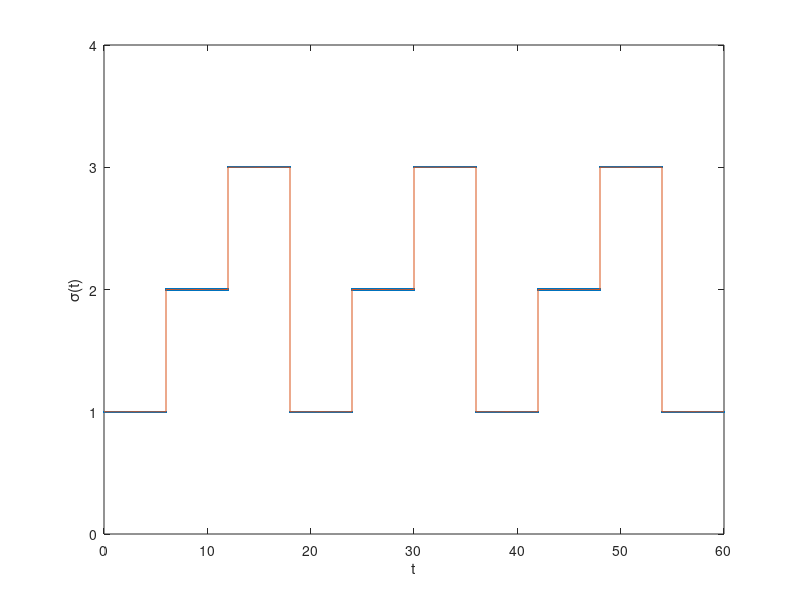
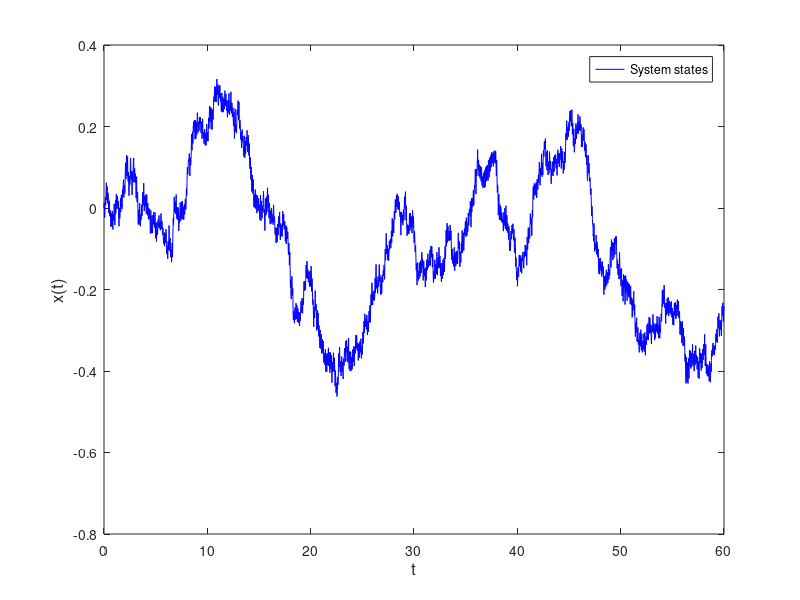
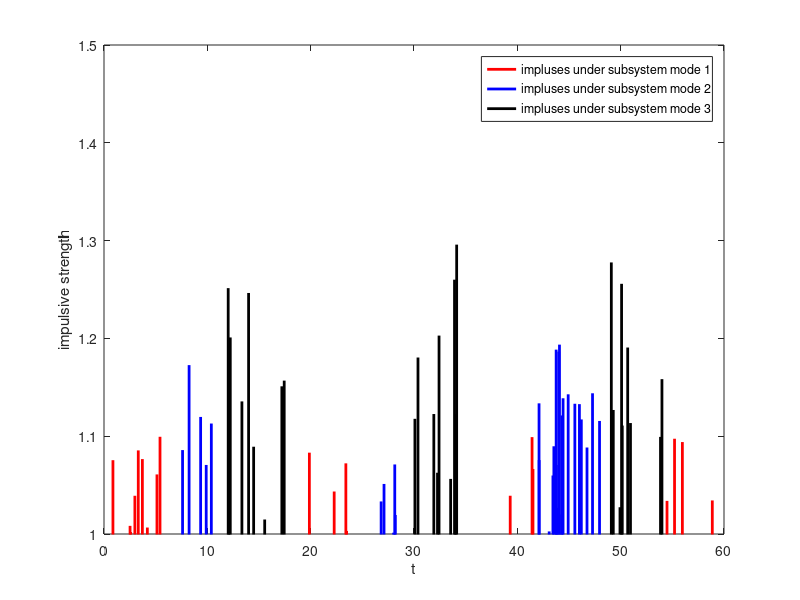
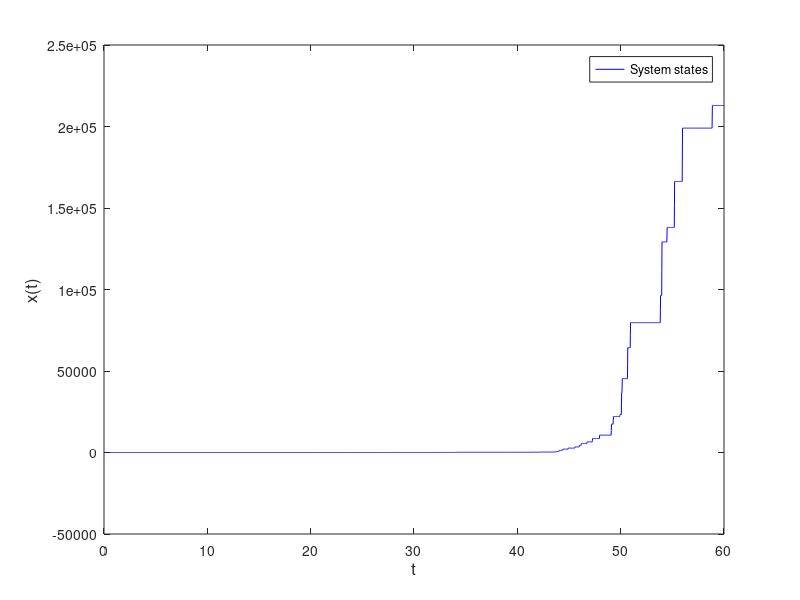

The MATLAB script that drew these images, in order:
clear clc
% Part 1:subsystem sequence
% This part is to generate the subsystem switching sequence
deta_t = 6; %the length of each interval 
L = 10;   % the total number of continuous intervals 
sys_mode = []; 
t = [];
mode_index = []; %subsystem index for each time
for i = 1:L
     t0 = (i-1)*deta_t:0.1:i*deta_t; 
     L0 = length(t0);
     sys_mode(i) = mod(i-1,3)+1;
     mode_0 = sys_mode(i)*ones(1,L0);
     t = [t t0];
     mode_index = [mode_index mode_0];
end

figure(1)
plot(t,mode_index,'.',t,mode_index)
axis([0 deta_t*L,0,4])
xlabel('t')
ylabel('\sigma(t)')


% part2: system evolution without impulses
% This part is to show the dynamical evolution of the considered stochastic
% system without considering any impulse effect
x_0 = 0.0; % initial condition
t = 0;
X_temp_input = x_0;
X_sys_input = x_0; % system states 

N = 1;
randn('state',100)
T = deta_t; N_t = deta_t*2^8; dt = T/N_t;
R = 4; Dt = R*dt; L_t = N_t/R; %  EM steps of size Dt = R*dt
for i = 1:L
    dW = sqrt(dt)*randn(N,N_t); % Brownian increments
    for j = 1:L_t
        t = t+Dt;
        Winc = sum((dW(:,R*(j-1)+1:R*j))');    
          
        f_fun = [];   
        g_fun = [];
        k = L_t*(i-1)+j;  
        f_1 =2*cos(k)-2;  %subsystem activation function 
        f_2 =2*sin(k)+1;   %subsystem activation function 
        f_3 =2*cos(k)-1;   %subsystem activation function 
        g = 0.1*sin(k);    % noise strengthen function  

        u_c = cos(k);   % input function 
        
        if sys_mode(i) == 1
            X_temp_input = X_temp_input + Dt*(f_1*X_sys_input(:,j)+u_c)+g*Winc(1:N)';
        elseif sys_mode(i) == 2
            X_temp_input = X_temp_input + Dt*(f_2*X_sys_input(:,j)+u_c)+g*Winc(1:N)';
        else
            X_temp_input = X_temp_input + Dt*(f_3*X_sys_input(:,j)+u_c)+g*Winc(1:N)';
        end
        
        X_sys_input = [X_sys_input X_temp_input]; 
    end
end

figure(2)
t_plot = [0:Dt:L*T];
plot(t_plot,X_sys_input(1,:),'b');
legend('System states')
xlabel('t','FontSize',12)
ylabel('x(t)','FontSize',12)



%Part 3: frequent impulsive sequence
lamda = [1.2 1.4 1.6];  % parameters for Possion renewal process
lamda = 1./lamda;
uniform_end = [1.1 1.2 1.3]; % the endpoints for uniform distribution  
Tmax = deta_t;
impulive_t = [];
impulsive_str = [];

for i = 1:L
    j = 1;
    T = [];
    S = [];
    T(1) = Tmax*(i-1)+exprnd(lamda(sys_mode(i))); %random densities
    S(1)= unifrnd(1,uniform_end(sys_mode(i))); % random intensities 

    while(T(j)<Tmax*i)
        T(j+1) = T(j)+exprnd(lamda(sys_mode(i)));
        S(j+1) = unifrnd(1,uniform_end(sys_mode(i)));
        j=j+1;
    end     
    T_length = length(T);
    if T(T_length) > Tmax*i
        impulive_t = [impulive_t T(1:T_length-1)];
        impulsive_str = [impulsive_str S(1:T_length-1)];
    else
        impulive_t = [impulive_t T];
        impulsive_str = [impulsive_str S];
    end       
    
end

num_impulsive = length(impulive_t);

figure(3)
% show the random-produced mode-dependent impulse effects 
p1 = [];
p2 = [];
p3 = [];
for i = 1:num_impulsive
    if sys_mode(floor(impulive_t(i)/Tmax)+1)==1
        p = plot([impulive_t(i),impulive_t(i)],[0,impulsive_str(i)],'linestyle','-', 'Color','r', 'LineWidth', 2);
        if isempty(p1)
            p1 = p;
        end
        hold on
    elseif sys_mode(floor(impulive_t(i)/Tmax)+1)==2
        p = plot([impulive_t(i),impulive_t(i)],[0,impulsive_str(i)],'linestyle','-', 'Color','b', 'LineWidth', 2);
        if isempty(p2)
            p2 = p;
        end
        hold on
    else 
        p = plot([impulive_t(i),impulive_t(i)],[0,impulsive_str(i)],'linestyle','-', 'Color','k', 'LineWidth', 2);
        if isempty(p3)
            p3 = p;
        end
        hold on
    end
end

axis([0 deta_t*L,1,1.5])
legend([p1,p2,p3],'impluses under subsystem mode 1','impluses under subsystem mode 2','impluses under subsystem mode 3')
xlabel('t')
ylabel('impulsive strength')


% Part4: system evolution with frequent impulsive sequence
% This part is similar to part 2, but impulse effects are taken into
% account
t = 0;
X_temp_input = x_0;
X_sys_input = x_0;

N = 1;
randn('state',100)
T = deta_t; N_t = deta_t*2^8; dt = T/N_t;
R = 4; Dt = R*dt; L_t = N_t/R; % L EM steps of size Dt = R*dt
for i = 1:L
    dW = sqrt(dt)*randn(N,N_t); % Brownian increments
    for j = 1:L_t
        t = t+Dt;
        Winc = sum((dW(:,R*(j-1)+1:R*j))');    
          
        f_fun = [];   
        g_fun = [];
        k = L_t*(i-1)+j;
        f_1 =2*cos(k)-2;
        f_2 =2*sin(k)+1;
        f_3 =2*cos(k)-1;
        g = 0.1*sin(k);

        u_c = cos(k);
        
        if sys_mode(i) == 1
            X_temp_input = X_temp_input + Dt*(f_1*X_sys_input(:,j)+u_c)+g*Winc(1:N)';
        elseif sys_mode(i) == 2
            X_temp_input = X_temp_input + Dt*(f_2*X_sys_input(:,j)+u_c)+g*Winc(1:N)';
        else
            X_temp_input = X_temp_input + Dt*(f_3*X_sys_input(:,j)+u_c)+g*Winc(1:N)';
        end
        
        index = find(abs((i-1)*T+Dt*j - impulive_t) <= Dt);
        if isempty(index) == 0 
            X_temp_input = prod(impulsive_str(index))*X_temp_input;
        end 
                  
        X_sys_input = [X_sys_input X_temp_input]; 
    end
end


figure(4)
t_plot = [0:Dt:L*T];
ISS_bound = [];
ISS_0 = [];
gamma = 0.16;
d_0 = 12;

plot(t_plot,X_sys_input(1,:),'b');
legend('System states')
xlabel('t','FontSize',12)
ylabel('x(t)','FontSize',12)

%Part 5: infrequent impulsive sequence
lamda = [0.20 0.25 0.30];
lamda = 1./lamda;
uniform_end = [1.02 1.04 1.06];
Tmax = deta_t;
impulive_t = [];
impulsive_str = [];

for i = 1:L
    j = 1;
    T = [];
    S = [];
    T(1) = Tmax*(i-1)+exprnd(lamda(sys_mode(i)));
    S(1)= unifrnd(1,uniform_end(sys_mode(i)));

    while(T(j)<Tmax*i)
        T(j+1) = T(j)+exprnd(lamda(sys_mode(i)));
        S(j+1) = unifrnd(1,uniform_end(sys_mode(i)));
        j=j+1;
    end     
    T_length = length(T);
    if T(T_length) > Tmax*i
        impulive_t = [impulive_t T(1:T_length-1)];
        impulsive_str = [impulsive_str S(1:T_length-1)];
    else
        impulive_t = [impulive_t T];
        impulsive_str = [impulsive_str S];
    end       
    
end

num_impulsive = length(impulive_t);
figure(5)
p1 = [];
p2 = [];
p3 = [];

for i = 1:num_impulsive
    if sys_mode(floor(impulive_t(i)/Tmax)+1)==1
        p = plot([impulive_t(i),impulive_t(i)],[0,impulsive_str(i)],'linestyle','-', 'Color','r', 'LineWidth', 2);
        if isempty(p1)
            p1 = p;
        end
        hold on
    elseif sys_mode(floor(impulive_t(i)/Tmax)+1)==2
        p = plot([impulive_t(i),impulive_t(i)],[0,impulsive_str(i)],'linestyle','-', 'Color','b', 'LineWidth', 2);
        if isempty(p2)
            p2 = p;
        end
        hold on
    else 
        p = plot([impulive_t(i),impulive_t(i)],[0,impulsive_str(i)],'linestyle','-', 'Color','k', 'LineWidth', 2);
        if isempty(p3)
            p3 = p;
        end
        hold on
    end
end
axis([0 deta_t*L,1,1.07])
legend([p1,p2,p3],'impluses under subsystem mode 1','impluses under subsystem mode 2','impluses under subsystem mode 3')
xlabel('t')
ylabel('impulsive strength')


% Part6: system evolution with infrequent impulsive sequence
%This part is similar to part 4
t = 0;
X_temp_input = x_0;
X_sys_input = x_0;

N = 1;
T = deta_t; N_t = deta_t*2^8; dt = T/N_t;
R = 4; Dt = R*dt; L_t = N_t/R; % L EM steps of size Dt = R*dt
for i = 1:L
    dW = sqrt(dt)*randn(N,N_t); % Brownian increments
    for j = 1:L_t
        t = t+Dt;
        Winc = sum((dW(:,R*(j-1)+1:R*j))');    
          
        f_fun = [];   
        g_fun = [];
        k = L_t*(i-1)+j;
        f_1 =2*cos(k)-2;
        f_2 =2*sin(k)+1;
        f_3 =2*cos(k)-1;
        g = 0.1*sin(k);

        u_c = cos(k);
        
        if sys_mode(i) == 1
            X_temp_input = X_temp_input + Dt*(f_1*X_sys_input(:,j)+u_c)+g*Winc(1:N)';
        elseif sys_mode(i) == 2
            X_temp_input = X_temp_input + Dt*(f_2*X_sys_input(:,j)+u_c)+g*Winc(1:N)';
        else
            X_temp_input = X_temp_input + Dt*(f_3*X_sys_input(:,j)+u_c)+g*Winc(1:N)';
        end
        
        index = find(abs((i-1)*T+Dt*j - impulive_t) <= Dt);
        if isempty(index) == 0 
            X_temp_input = prod(impulsive_str(index))*X_temp_input;
        end 
                  
        X_sys_input = [X_sys_input X_temp_input]; 
    end
end


figure(6)
t_plot = [0:Dt:L*T];
ISS_bound = [];
ISS_0 = [];

for i = 1:length(t_plot)
    ISS_0 = [ISS_0 cos(t_plot(i))^2];
    ISS_bound = [ISS_bound max(ISS_0)];
end

plot(t_plot,X_sys_input(1,:),'b');
legend('System states','Reference ISS bound')
axis([0 60,-1,1.20])
xlabel('t','FontSize',12)
ylabel('x(t)','FontSize',12)
